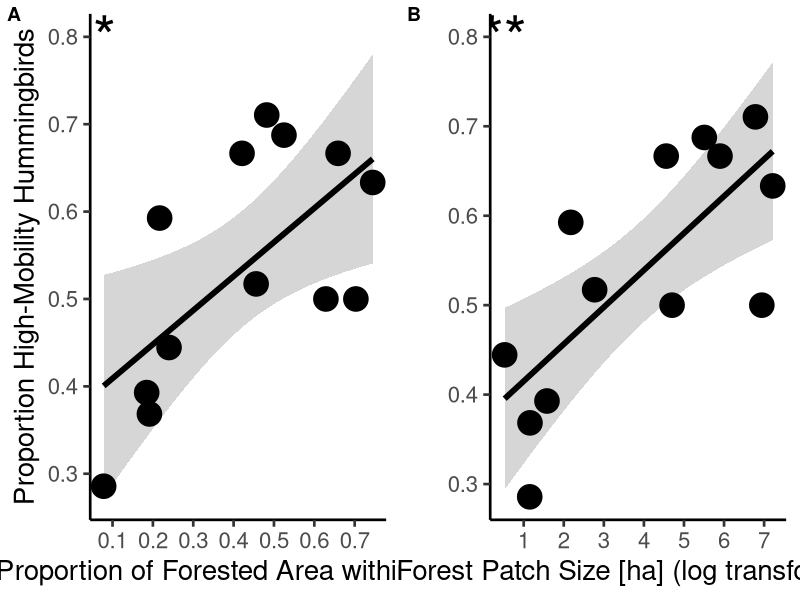
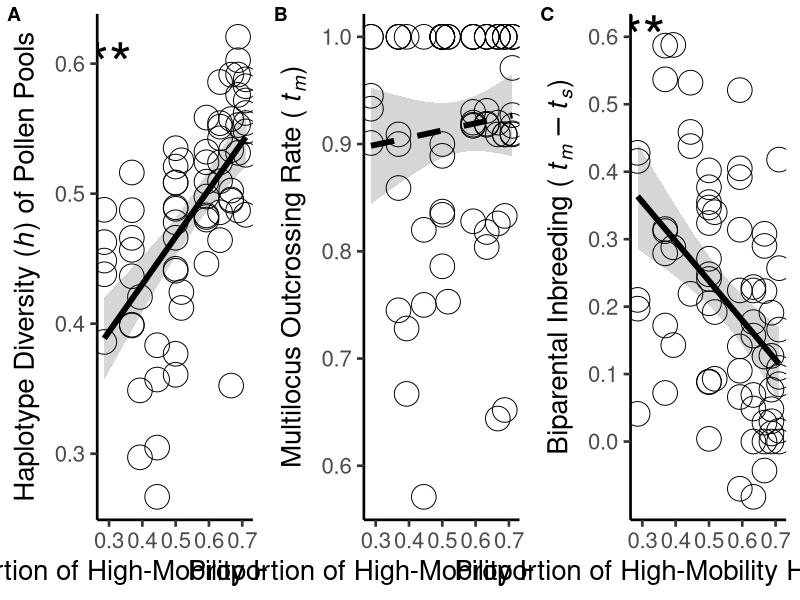

These figures' R source, in order: (Note: this script raises an error after producing the figures.)
## ---- chunk 1
library(dplyr)
library(ggplot2)
library(ggrepel)
## ---- chunk 2
# Mom-level
data_moms <- read.csv("Data_Moms.csv", header = TRUE, fileEncoding = "UTF-8-BOM")

## Subset mom-level data to patches with hummingbird captures
data_moms_hummingbirds <- dplyr::filter(data_moms, Pop %in% c(10, 16, 19, 32, 33, 35, 40, 49, 50, 56, 58, 60, 63))

# Patch-level
data_patches <- read.csv("Data_Patches.csv", header = TRUE, fileEncoding = "UTF-8-BOM")

## Subset patch-level data to patches with hummingbird captures
data_patches_hummingbirds <- dplyr::filter(data_patches, Pop %in% c(10, 16, 19, 32, 33, 35, 40, 49, 50, 56, 58, 60, 63))
## ---- chunk 3
plot_hummers_forest <- ggplot(data_patches_hummingbirds,
       aes(x = (Percent_Forest / 100), y = Proportion_High_Mobility)) +
  geom_smooth(method = "lm", se = TRUE, color = "black", size = 2) +
  theme_classic(base_size = 20) +
  xlab("Proportion of Forested Area within 1-km") +
  ylab("Proportion High-Mobility Hummingbirds") +
  theme(axis.title.x = element_text(size = 20),
        axis.title.y = element_text(size = 20)) +
  geom_point(size = 8, shape = 19) +
  annotate(geom = "text", x = 0.08, y = 0.8, label = "*", size = 15) +
  scale_y_continuous(breaks = c(0.2, 0.3, 0.4, 0.5, 0.6, 0.7, 0.8)) +
  scale_x_continuous(breaks = c(0.1, 0.2, 0.3, 0.4, 0.5, 0.6, 0.7))
## ---- chunk 4
plot_hummers_size <- ggplot(data_patches_hummingbirds,
       aes(x = log(Area_ha), y = Proportion_High_Mobility)) +
  geom_smooth(method = "lm", se = TRUE, color = "black", size = 2) +
  theme_classic(base_size = 20) +
  xlab("Forest Patch Size [ha] (log transformed)") +
  ylab("") +
  theme(axis.title.x = element_text(size = 20),
        axis.title.y = element_text(size = 20)) +
  geom_point(size = 8, shape = 19) +
  annotate(geom = "text", x = 0.5, y = 0.8, label = "**", size = 15) +
  scale_y_continuous(breaks = c(0.2, 0.3, 0.4, 0.5, 0.6, 0.7, 0.8)) +
  scale_x_continuous(breaks = c(0, 1, 2, 3, 4, 5, 6, 7))
## ---- chunk 5
plot_pollen_hummers <- ggplot(data_moms_hummingbirds,
       aes(x = Proportion_High_Mobility, y = h_Pollen_Pool)) +
  geom_smooth(method = "lm", se = TRUE, color = "black", size = 2) +
  geom_point(size = 8, shape = 1) +
  theme_classic(base_size = 20) +
  xlab("Proportion of High-Mobility Hummingbirds") +
  ylab(expression(paste("Haplotype Diversity (", italic("h"),") of Pollen Pools"))) +
  theme(axis.title.x = element_text(size = 20),
        axis.title.y = element_text(size = 20)) +
  annotate(geom = "text", x = 0.3, y = 0.6, label = "**", size = 15) +
  scale_y_continuous(breaks = c(0.2, 0.3, 0.4, 0.5, 0.6)) +
  scale_x_continuous(breaks = c(0.2, 0.3, 0.4, 0.5, 0.6, 0.7, 0.8))
## ---- chunk 6
#### 30 patches
plot_pollen_size_158 <- ggplot(data_moms,
       aes(x = log(Area_ha), y = h_Pollen_Pool)) +
  geom_smooth(method = "lm", se = TRUE, color = "black", size = 2) +
  geom_point(size = 8, shape = 1) +
  theme_classic(base_size = 20) +
  xlab("Forest Patch Size [ha] (log transformed)") +
  ylab(expression(paste("Haplotype Diversity (", italic("h"),") of Pollen Pools"))) +
  theme(axis.title.x = element_text(size = 20),
        axis.title.y = element_text(size = 20)) +
  annotate(geom = "text", x = -0.5, y = 0.6, label = "**", size = 15) +
  scale_y_continuous(breaks = c(0.2, 0.3, 0.4, 0.5, 0.6)) +
  scale_x_continuous(breaks = c(0, 1, 2, 3, 4, 5, 6, 7))

### 13 Patches
plot_pollen_size_73 <- ggplot(data_moms_hummingbirds,
       aes(x = log(Area_ha), y = h_Pollen_Pool)) +
  geom_smooth(method = "lm", se = TRUE, color = "black", size = 2) +
  geom_point(size = 8, shape = 1) +
  theme_classic(base_size = 20) +
  xlab("Forest Patch Size [ha] (log transformed)") +
  ylab(expression(paste("Haplotype Diversity (", italic("h"),") of Pollen Pools"))) +
  theme(axis.title.x = element_text(size = 20),
        axis.title.y = element_text(size = 20)) +
  annotate(geom = "text", x = 0.5, y = 0.6, label = "**", size = 15) +
  scale_y_continuous(breaks = c(0.2, 0.3, 0.4, 0.5, 0.6)) +
  scale_x_continuous(breaks = c(0, 1, 2, 3, 4, 5, 6, 7))
## ---- chunk 7
#### 30 patches
plot_pollen_forest_158 <- ggplot(data_moms,
       aes(x = Percent_Forest / 100, y = h_Pollen_Pool)) +
  geom_smooth(method = "lm", se = TRUE, color = "black", size = 2) +
  geom_point(size = 8, shape = 1) +
  theme_classic(base_size = 20) +
  xlab("Proportion of Forested Area within 1-km") +
  ylab(expression(paste("Haplotype Diversity (", italic("h"),") of Pollen Pools"))) +
  theme(axis.title.x = element_text(size = 20),
        axis.title.y = element_text(size = 20)) +
  scale_y_continuous(breaks = c(0.2, 0.3, 0.4, 0.5, 0.6)) +
  scale_x_continuous(breaks = c(0.1, 0.2, 0.3, 0.4, 0.5, 0.6, 0.7))

### 13 Patches
plot_pollen_forest_73 <- ggplot(data_moms_hummingbirds,
       aes(x = Percent_Forest / 100, y = h_Pollen_Pool)) +
  geom_smooth(method = "lm", se = TRUE, color = "black", size = 2) +
  geom_point(size = 8, shape = 1) +
  theme_classic(base_size = 20) +
  xlab("Proportion of Forested Area within 1-km") +
  ylab(expression(paste("Haplotype Diversity (", italic("h"),") of Pollen Pools"))) +
  theme(axis.title.x = element_text(size = 20),
        axis.title.y = element_text(size = 20)) +
  scale_y_continuous(breaks = c(0.2, 0.3, 0.4, 0.5, 0.6)) +
  scale_x_continuous(breaks = c(0.1, 0.2, 0.3, 0.4, 0.5, 0.6, 0.7))
## ---- chunk 8
plot_outcrossing_hummers <- ggplot(data_moms_hummingbirds, aes(x = Proportion_High_Mobility, y = Outcrossing)) +
  geom_smooth(method = "lm", se = TRUE, color = "black", size = 2, linetype = "dashed") +
  geom_point(size = 8, shape = 1) +
  theme_classic(base_size = 20) +
  xlab("Proportion of High-Mobility Hummingbirds") +
  ylab(expression(paste("Multilocus Outcrossing Rate (",italic(~t[m]),")"))) +
  theme(axis.title.x = element_text(size = 20),
        axis.title.y = element_text(size = 20)) +
  scale_y_continuous(breaks = c(0.4, 0.5, 0.6, 0.7, 0.8, 0.9, 1)) +
  scale_x_continuous(breaks = c(0.2, 0.3, 0.4, 0.5, 0.6, 0.7, 0.8))
## ---- chunk 9
#### 30 patches
plot_outcrossing_size_158 <- ggplot(data_moms,
       aes(x = log(Area_ha), y = Outcrossing)) +
  geom_smooth(method = "lm", se = TRUE, color = "black", size = 2) +
  geom_point(size = 8, shape = 1) +
  theme_classic(base_size = 20) +
  xlab("Forest Patch Size [ha] (log transformed)") +
  ylab(expression(paste("Multilocus Outcrossing Rate (",italic(~t[m]),")"))) +
  theme(axis.title.x = element_text(size = 20),
        axis.title.y = element_text(size = 20)) +
  annotate(geom = "text", x = -0.5, y = 1.025, label = "*", size = 15) +
  scale_y_continuous(breaks = c(0.4, 0.5, 0.6, 0.7, 0.8, 0.9, 1)) +
  scale_x_continuous(breaks = c(0, 1, 2, 3, 4, 5, 6, 7))

### 13 Patches
plot_outcrossing_size_73 <- ggplot(data_moms_hummingbirds,
       aes(x = log(Area_ha), y = Outcrossing)) +
  geom_smooth(method = "lm", se = TRUE, color = "black", size = 2) +
  geom_point(size = 8, shape = 1) +
  theme_classic(base_size = 20) +
  xlab("Forest Patch Size [ha] (log transformed)") +
  ylab(expression(paste("Multilocus Outcrossing Rate (",italic(~t[m]),")"))) +
  theme(axis.title.x = element_text(size = 20),
        axis.title.y = element_text(size = 20)) +
  scale_y_continuous(breaks = c(0.4, 0.5, 0.6, 0.7, 0.8, 0.9, 1)) +
  scale_x_continuous(breaks = c(0, 1, 2, 3, 4, 5, 6, 7))
## ---- chunk 10
#### 30 patches
plot_outcrossing_forest_158 <- ggplot(data_moms,
       aes(x = Percent_Forest / 100, y = Outcrossing)) +
  geom_smooth(method = "lm", se = TRUE, color = "black", size = 2) +
  geom_point(size = 8, shape = 1) +
  theme_classic(base_size = 20) +
  xlab("Proportion of Forested Area within 1-km") +
  ylab(expression(paste("Multilocus Outcrossing Rate (",italic(~t[m]),")"))) +
  theme(axis.title.x = element_text(size = 20),
        axis.title.y = element_text(size = 20)) +
  scale_y_continuous(breaks = c(0.4, 0.5, 0.6, 0.7, 0.8, 0.9, 1)) +
  scale_x_continuous(breaks = c(0.1, 0.2, 0.3, 0.4, 0.5, 0.6, 0.7))

### 13 Patches
plot_outcrossing_forest_73 <- ggplot(data_moms_hummingbirds,
       aes(x = Percent_Forest / 100, y = Outcrossing)) +
  geom_smooth(method = "lm", se = TRUE, color = "black", size = 2) +
  geom_point(size = 8, shape = 1) +
  theme_classic(base_size = 20) +
  xlab("Proportion of Forested Area within 1-km") +
  ylab(expression(paste("Multilocus Outcrossing Rate (",italic(~t[m]),")"))) +
  theme(axis.title.x = element_text(size = 20),
        axis.title.y = element_text(size = 20)) +
  scale_y_continuous(breaks = c(0.4, 0.5, 0.6, 0.7, 0.8, 0.9, 1)) +
  scale_x_continuous(breaks = c(0.1, 0.2, 0.3, 0.4, 0.5, 0.6, 0.7))
## ---- chunk 11
plot_biparental_hummers <- ggplot(data_moms_hummingbirds, aes(x = Proportion_High_Mobility, y = Biparental_Inbreeding)) +
  geom_smooth(method = "lm", se = TRUE, color = "black", size = 2) +
  geom_point(size = 8, shape = 1) +
  theme_classic(base_size = 20) +
  xlab("Proportion of High-Mobility Hummingbirds") +
  ylab(expression(paste("Biparental Inbreeding (",italic(~t[m] - t[s]),")"))) +
  theme(axis.title.x = element_text(size = 20),
        axis.title.y = element_text(size = 20)) +
  annotate(geom = "text", x = 0.3, y = 0.6, label = "**", size = 15) +
  scale_y_continuous(breaks = c(0, 0.1, 0.2, 0.3, 0.4, 0.5, 0.6)) +
  scale_x_continuous(breaks = c(0.2, 0.3, 0.4, 0.5, 0.6, 0.7, 0.8))
## ---- chunk 12
#### 30 patches
plot_biparental_size_158 <- ggplot(data_moms,
       aes(x = log(Area_ha), y = Biparental_Inbreeding)) +
  geom_smooth(method = "lm", se = TRUE, color = "black", size = 2) +
  geom_point(size = 8, shape = 1) +
  theme_classic(base_size = 20) +
  xlab("Forest Patch Size [ha] (log transformed)") +
  ylab(expression(paste("Biparental Inbreeding (",italic(~t[m] - t[s]),")"))) +
  theme(axis.title.x = element_text(size = 20),
        axis.title.y = element_text(size = 20)) +
  annotate(geom = "text", x = -0.5, y = 0.6, label = "**", size = 15) +
  scale_y_continuous(breaks = c(0, 0.1, 0.2, 0.3, 0.4, 0.5, 0.6)) +
  scale_x_continuous(breaks = c(0, 1, 2, 3, 4, 5, 6, 7))

### 13 Patches
plot_biparental_size_73 <- ggplot(data_moms_hummingbirds,
       aes(x = log(Area_ha), y = Biparental_Inbreeding)) +
  geom_smooth(method = "lm", se = TRUE, color = "black", size = 2) +
  geom_point(size = 8, shape = 1) +
  theme_classic(base_size = 20) +
  xlab("Forest Patch Size [ha] (log transformed)") +
  ylab(expression(paste("Biparental Inbreeding (",italic(~t[m] - t[s]),")"))) +
  theme(axis.title.x = element_text(size = 20),
        axis.title.y = element_text(size = 20)) +
  annotate(geom = "text", x = 0.5, y = 0.6, label = "**", size = 15) +
  scale_y_continuous(breaks = c(0, 0.1, 0.2, 0.3, 0.4, 0.5, 0.6)) +
  scale_x_continuous(breaks = c(0, 1, 2, 3, 4, 5, 6, 7))
## ---- chunk 13
#### 30 patches
plot_biparental_forest_158 <- ggplot(data_moms,
       aes(x = Percent_Forest / 100, y = Biparental_Inbreeding)) +
  geom_smooth(method = "lm", se = TRUE, color = "black", size = 2) +
  geom_point(size = 8, shape = 1) +
  theme_classic(base_size = 20) +
  xlab("Proportion of Forested Area within 1-km") +
  ylab(expression(paste("Biparental Inbreeding (",italic(~t[m] - t[s]),")"))) +
  theme(axis.title.x = element_text(size = 20),
        axis.title.y = element_text(size = 20)) +
  scale_y_continuous(breaks = c(0, 0.1, 0.2, 0.3, 0.4, 0.5, 0.6)) +
  scale_x_continuous(breaks = c(0.1, 0.2, 0.3, 0.4, 0.5, 0.6, 0.7))

### 13 Patches
plot_biparental_forest_73 <- ggplot(data_moms_hummingbirds,
       aes(x = Percent_Forest / 100, y = Biparental_Inbreeding)) +
  geom_smooth(method = "lm", se = TRUE, color = "black", size = 2) +
  geom_point(size = 8, shape = 1) +
  theme_classic(base_size = 20) +
  xlab("Proportion of Forested Area within 1-km") +
  ylab(expression(paste("Biparental Inbreeding (",italic(~t[m] - t[s]),")"))) +
  theme(axis.title.x = element_text(size = 20),
        axis.title.y = element_text(size = 20)) +
  annotate(geom = "text", x = 0.08, y = 0.6, label = "*", size = 15) +
  scale_y_continuous(breaks = c(0, 0.1, 0.2, 0.3, 0.4, 0.5, 0.6)) +
  scale_x_continuous(breaks = c(0.1, 0.2, 0.3, 0.4, 0.5, 0.6, 0.7))
## ---- chunk 14
figure_1 <- ggpubr::ggarrange(plot_hummers_forest, plot_hummers_size, labels = c("A", "B"), ncol = 2, nrow = 1)

tiff("Figure_1.tiff", units = "in", width = 15, height = 8, res = 300)
figure_1
## ---- chunk 15
figure_2 <- ggpubr::ggarrange(plot_pollen_hummers, plot_outcrossing_hummers, plot_biparental_hummers, labels = c("A", "B", "C"), ncol = 3, nrow = 1)

tiff("Figure_2.tiff", units = "in", width = 18.5, height = 6, res = 300)
figure_2
## ---- chunk 16
supp_figure_2 <- ggpubr::ggarrange(plot_pollen_size_158, plot_outcrossing_size_158, plot_biparental_size_158, plot_pollen_forest_158, plot_outcrossing_forest_158, plot_biparental_forest_158, labels = c("A", "B", "C", "D", "E", "F"), ncol = 3, nrow = 2)

tiff("Supp_Figure_3.tiff", units = "in", width = 18.5, height = 13, res = 300)
supp_figure_3
## ---- chunk 17
supp_figure_3 <- ggpubr::ggarrange(plot_pollen_size_73, plot_outcrossing_size_73, plot_biparental_size_73, plot_pollen_forest_73, plot_outcrossing_forest_73, plot_biparental_forest_73, labels = c("A", "B", "C", "D", "E", "F"), ncol = 3, nrow = 2)

tiff("Supp_Figure_4.tiff", units = "in", width = 18.5, height = 13, res = 300)
supp_figure_4
